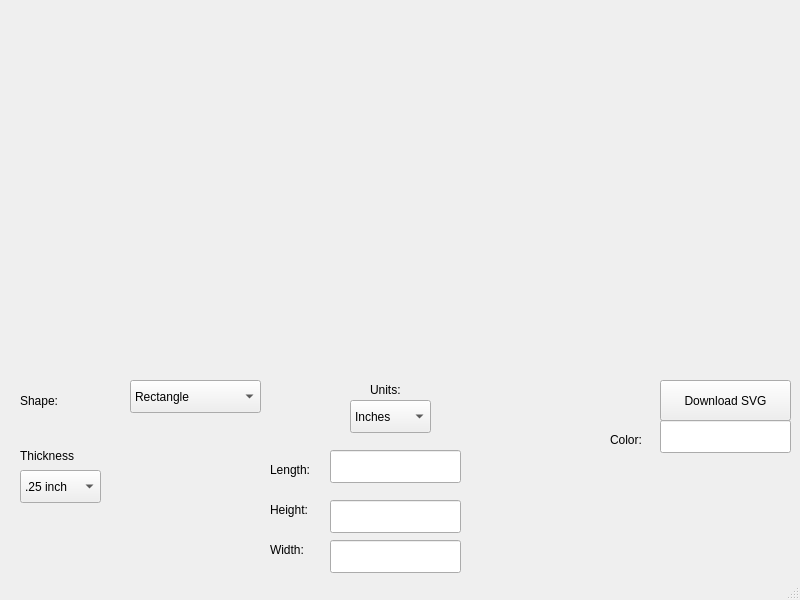
<?xml version="1.0" encoding="UTF-8"?>
<ui version="4.0">
 <class>MainWindow</class>
 <widget class="QMainWindow" name="MainWindow">
  <property name="geometry">
   <rect>
    <x>0</x>
    <y>0</y>
    <width>800</width>
    <height>600</height>
   </rect>
  </property>
  <property name="windowTitle">
   <string>MainWindow</string>
  </property>
  <widget class="QWidget" name="centralwidget">
   <widget class="QPushButton" name="pushButton">
    <property name="geometry">
     <rect>
      <x>660</x>
      <y>380</y>
      <width>131</width>
      <height>41</height>
     </rect>
    </property>
    <property name="text">
     <string>Download SVG</string>
    </property>
   </widget>
   <widget class="QLabel" name="label">
    <property name="geometry">
     <rect>
      <x>20</x>
      <y>440</y>
      <width>91</width>
      <height>31</height>
     </rect>
    </property>
    <property name="text">
     <string>Thickness</string>
    </property>
   </widget>
   <widget class="QLabel" name="label_2">
    <property name="geometry">
     <rect>
      <x>20</x>
      <y>380</y>
      <width>61</width>
      <height>41</height>
     </rect>
    </property>
    <property name="text">
     <string>Shape:</string>
    </property>
   </widget>
   <widget class="QComboBox" name="comboBox">
    <property name="geometry">
     <rect>
      <x>130</x>
      <y>380</y>
      <width>131</width>
      <height>33</height>
     </rect>
    </property>
    <item>
     <property name="text">
      <string>Rectangle</string>
     </property>
    </item>
    <item>
     <property name="text">
      <string>Polygon</string>
     </property>
    </item>
   </widget>
   <widget class="QLabel" name="label_3">
    <property name="geometry">
     <rect>
      <x>370</x>
      <y>380</y>
      <width>64</width>
      <height>19</height>
     </rect>
    </property>
    <property name="text">
     <string>Units:</string>
    </property>
   </widget>
   <widget class="QComboBox" name="comboBox_2">
    <property name="geometry">
     <rect>
      <x>350</x>
      <y>400</y>
      <width>81</width>
      <height>33</height>
     </rect>
    </property>
    <item>
     <property name="text">
      <string>Inches</string>
     </property>
    </item>
    <item>
     <property name="text">
      <string>Centimetres</string>
     </property>
    </item>
   </widget>
   <widget class="QComboBox" name="comboBox_3">
    <property name="geometry">
     <rect>
      <x>20</x>
      <y>470</y>
      <width>81</width>
      <height>33</height>
     </rect>
    </property>
    <item>
     <property name="text">
      <string>.25 inch</string>
     </property>
    </item>
    <item>
     <property name="text">
      <string>.125 inch</string>
     </property>
    </item>
   </widget>
   <widget class="QLabel" name="label_4">
    <property name="geometry">
     <rect>
      <x>270</x>
      <y>460</y>
      <width>64</width>
      <height>19</height>
     </rect>
    </property>
    <property name="text">
     <string>Length:</string>
    </property>
   </widget>
   <widget class="QLabel" name="label_5">
    <property name="geometry">
     <rect>
      <x>270</x>
      <y>500</y>
      <width>64</width>
      <height>19</height>
     </rect>
    </property>
    <property name="text">
     <string>Height:</string>
    </property>
   </widget>
   <widget class="QLabel" name="label_6">
    <property name="geometry">
     <rect>
      <x>270</x>
      <y>540</y>
      <width>64</width>
      <height>19</height>
     </rect>
    </property>
    <property name="text">
     <string>Width:</string>
    </property>
   </widget>
   <widget class="QLabel" name="label_7">
    <property name="geometry">
     <rect>
      <x>610</x>
      <y>430</y>
      <width>64</width>
      <height>19</height>
     </rect>
    </property>
    <property name="text">
     <string>Color:</string>
    </property>
   </widget>
   <widget class="QLineEdit" name="colorText">
    <property name="geometry">
     <rect>
      <x>660</x>
      <y>420</y>
      <width>131</width>
      <height>33</height>
     </rect>
    </property>
   </widget>
   <widget class="QLineEdit" name="lengthText">
    <property name="geometry">
     <rect>
      <x>330</x>
      <y>450</y>
      <width>131</width>
      <height>33</height>
     </rect>
    </property>
   </widget>
   <widget class="QLineEdit" name="heightText">
    <property name="geometry">
     <rect>
      <x>330</x>
      <y>500</y>
      <width>131</width>
      <height>33</height>
     </rect>
    </property>
   </widget>
   <widget class="QLineEdit" name="widthText">
    <property name="geometry">
     <rect>
      <x>330</x>
      <y>540</y>
      <width>131</width>
      <height>33</height>
     </rect>
    </property>
   </widget>
   <widget class="QWidget" name="gridLayoutWidget">
    <property name="geometry">
     <rect>
      <x>10</x>
      <y>10</y>
      <width>781</width>
      <height>361</height>
     </rect>
    </property>
    <layout class="QGridLayout" name="gridLayout_2"/>
   </widget>
  </widget>
  <widget class="QStatusBar" name="statusbar"/>
 </widget>
 <resources/>
 <connections/>
</ui>
